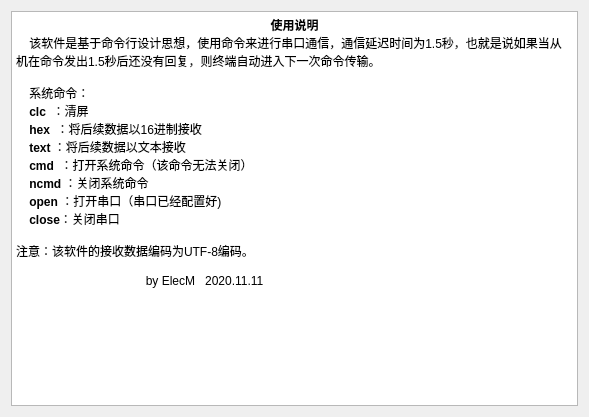
<?xml version="1.0" encoding="UTF-8"?>
<ui version="4.0">
 <class>SerialHelp</class>
 <widget class="QDialog" name="SerialHelp">
  <property name="geometry">
   <rect>
    <x>0</x>
    <y>0</y>
    <width>589</width>
    <height>417</height>
   </rect>
  </property>
  <property name="windowTitle">
   <string>关于本软件</string>
  </property>
  <layout class="QVBoxLayout" name="verticalLayout">
   <item>
    <widget class="QTextEdit" name="textEdit">
     <property name="enabled">
      <bool>true</bool>
     </property>
     <property name="html">
      <string>&lt;!DOCTYPE HTML PUBLIC &quot;-//W3C//DTD HTML 4.0//EN&quot; &quot;http://www.w3.org/TR/REC-html40/strict.dtd&quot;&gt;
&lt;html&gt;&lt;head&gt;&lt;meta name=&quot;qrichtext&quot; content=&quot;1&quot; /&gt;&lt;style type=&quot;text/css&quot;&gt;
p, li { white-space: pre-wrap; }
&lt;/style&gt;&lt;/head&gt;&lt;body style=&quot; font-family:'SimSun'; font-size:9pt; font-weight:400; font-style:normal;&quot;&gt;
&lt;p align=&quot;center&quot; style=&quot; margin-top:0px; margin-bottom:0px; margin-left:0px; margin-right:0px; -qt-block-indent:0; text-indent:0px;&quot;&gt;&lt;span style=&quot; font-weight:600;&quot;&gt;使用说明&lt;/span&gt;&lt;/p&gt;
&lt;p style=&quot; margin-top:0px; margin-bottom:0px; margin-left:0px; margin-right:0px; -qt-block-indent:0; text-indent:0px;&quot;&gt;    该软件是基于命令行设计思想，使用命令来进行串口通信，通信延迟时间为1.5秒，也就是说如果当从机在命令发出1.5秒后还没有回复，则终端自动进入下一次命令传输。&lt;/p&gt;
&lt;p style=&quot;-qt-paragraph-type:empty; margin-top:0px; margin-bottom:0px; margin-left:0px; margin-right:0px; -qt-block-indent:0; text-indent:0px;&quot;&gt;&lt;br /&gt;&lt;/p&gt;
&lt;p style=&quot; margin-top:0px; margin-bottom:0px; margin-left:0px; margin-right:0px; -qt-block-indent:0; text-indent:0px;&quot;&gt;    系统命令：&lt;/p&gt;
&lt;p style=&quot; margin-top:0px; margin-bottom:0px; margin-left:0px; margin-right:0px; -qt-block-indent:0; text-indent:0px;&quot;&gt;    &lt;span style=&quot; font-weight:600;&quot;&gt;clc&lt;/span&gt;  ：清屏&lt;/p&gt;
&lt;p style=&quot; margin-top:0px; margin-bottom:0px; margin-left:0px; margin-right:0px; -qt-block-indent:0; text-indent:0px;&quot;&gt;    &lt;span style=&quot; font-weight:600;&quot;&gt;hex&lt;/span&gt;  ：将后续数据以16进制接收&lt;/p&gt;
&lt;p style=&quot; margin-top:0px; margin-bottom:0px; margin-left:0px; margin-right:0px; -qt-block-indent:0; text-indent:0px;&quot;&gt;    &lt;span style=&quot; font-weight:600;&quot;&gt;text&lt;/span&gt; ：将后续数据以文本接收&lt;/p&gt;
&lt;p style=&quot; margin-top:0px; margin-bottom:0px; margin-left:0px; margin-right:0px; -qt-block-indent:0; text-indent:0px;&quot;&gt;    &lt;span style=&quot; font-weight:600;&quot;&gt;cmd&lt;/span&gt;  ：打开系统命令（该命令无法关闭）&lt;/p&gt;
&lt;p style=&quot; margin-top:0px; margin-bottom:0px; margin-left:0px; margin-right:0px; -qt-block-indent:0; text-indent:0px;&quot;&gt;    &lt;span style=&quot; font-weight:600;&quot;&gt;ncmd&lt;/span&gt; ：关闭系统命令&lt;/p&gt;
&lt;p style=&quot; margin-top:0px; margin-bottom:0px; margin-left:0px; margin-right:0px; -qt-block-indent:0; text-indent:0px;&quot;&gt;    &lt;span style=&quot; font-weight:600;&quot;&gt;open&lt;/span&gt; ：打开串口（串口已经配置好)&lt;/p&gt;
&lt;p style=&quot; margin-top:0px; margin-bottom:0px; margin-left:0px; margin-right:0px; -qt-block-indent:0; text-indent:0px;&quot;&gt;    &lt;span style=&quot; font-weight:600;&quot;&gt;close&lt;/span&gt;：关闭串口&lt;/p&gt;
&lt;p style=&quot;-qt-paragraph-type:empty; margin-top:0px; margin-bottom:0px; margin-left:0px; margin-right:0px; -qt-block-indent:0; text-indent:0px;&quot;&gt;&lt;br /&gt;&lt;/p&gt;
&lt;p style=&quot; margin-top:0px; margin-bottom:0px; margin-left:0px; margin-right:0px; -qt-block-indent:0; text-indent:0px;&quot;&gt;注意：该软件的接收数据编码为UTF-8编码。&lt;/p&gt;
&lt;p style=&quot;-qt-paragraph-type:empty; margin-top:0px; margin-bottom:0px; margin-left:0px; margin-right:0px; -qt-block-indent:0; text-indent:0px;&quot;&gt;&lt;br /&gt;&lt;/p&gt;
&lt;p style=&quot; margin-top:0px; margin-bottom:0px; margin-left:0px; margin-right:0px; -qt-block-indent:0; text-indent:0px;&quot;&gt;                                       by ElecM   2020.11.11&lt;/p&gt;&lt;/body&gt;&lt;/html&gt;</string>
     </property>
    </widget>
   </item>
  </layout>
 </widget>
 <resources/>
 <connections/>
</ui>
